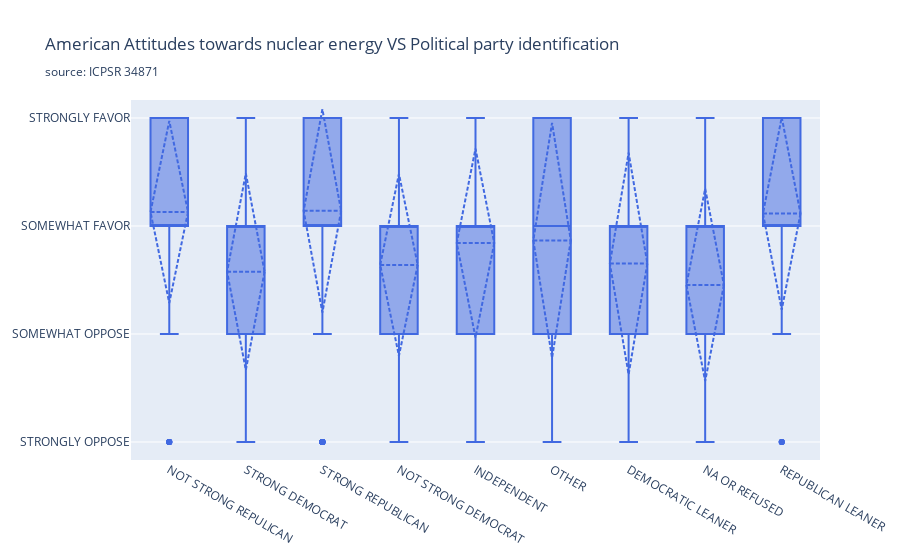

This figure's notebook cell:
### Code cell
df_IC_temp = df_IC[df_IC.Q13 != 'DO NOT KNOW']
fig = go.Figure()
fig.add_trace(go.Box(
    y=df_IC_temp["Q13"],
    x=df_IC_temp["D5"],
    name='Mean & SD',
    marker_color='royalblue',
    boxmean='sd' # represent mean and standard deviationfor x in 
)).update_yaxes(categoryorder='array', categoryarray=["DO NOT KNOW", "STRONGLY OPPOSE", "SOMEWHAT OPPOSE", "SOMEWHAT FAVOR", "STRONGLY FAVOR"])#.update_xaxes(
   # categoryorder='array', categoryarray=concern_list)
fig.update_layout(title_text="American Attitudes towards nuclear energy VS Political party identification<br><sub>source: ICPSR 34871")
fig.show()

### Figure 1 — Plotly figure (JSON) as saved in the notebook; plotly's stock layout.template omitted (floating-point values rounded to 4 significant figures; data arrays with more than 128 entries replaced by an {"elided": "..."} marker saying what was removed)
{"data": [{"boxmean": "sd", "marker": {"color": "royalblue"}, "name": "Mean & SD", "type": "box", "x": {"elided": "589 str values"}, "y": {"elided": "589 str values"}}], "layout": {"autosize": true, "title": {"text": "American Attitudes towards nuclear energy VS Political party identification<br><sub>source: ICPSR 34871"}, "xaxis": {"autorange": true, "range": [-0.5, 8.5], "type": "category"}, "yaxis": {"autorange": true, "categoryarray": ["DO NOT KNOW", "STRONGLY OPPOSE", "SOMEWHAT OPPOSE", "SOMEWHAT FAVOR", "STRONGLY FAVOR"], "categoryorder": "array", "range": [0.8333, 4.167], "type": "category"}}}
